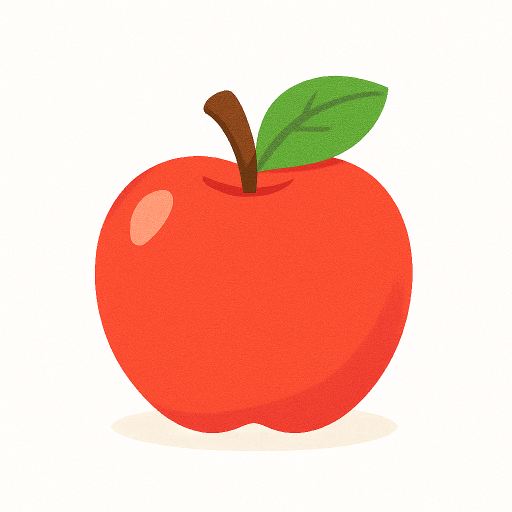
#> input picture assets/images_master/apple.png, 1024 x 1024 px (shown at 1/2 size); its folder holds 4 pictures in this run
$ python resize_images.py
#> lines starting #> are read from the running program, lines starting #| are printed output that depends on the picture
from pathlib import Path
from PIL import Image

# 📁 Directories
master_dir = Path("assets/images_master")
web_dir = Path("public/images/")

# Create output folders if they don’t exist
web_dir.mkdir(parents=True, exist_ok=True)

# 📐 Target size
TARGET_SIZE = (400, 400)

def resize_and_save(input_path, output_path):
    try:
        with Image.open(input_path) as img:
#> img is the input picture: PIL image 1024x1024 RGB; mean R, G, B 246.7, 199.1, 185.8
            img.thumbnail(TARGET_SIZE, Image.LANCZOS)  # preserve aspect ratiopip
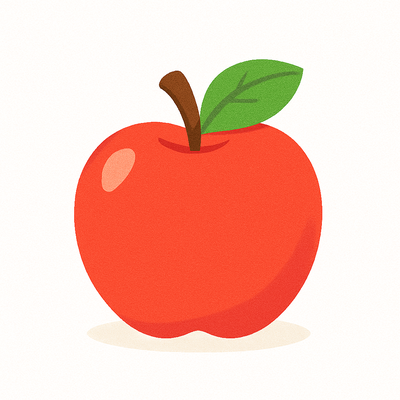
#> img: PIL image 400x400 RGB; mean R, G, B 246.7, 199, 185.7
            img.save(output_path, format="PNG", optimize=True)
        print(f"✅ Resized & saved: {output_path}")
    except Exception as e:
        print(f"❌ Error processing {input_path}: {e}")

def process_folder(input_dir, output_dir):
    for file in input_dir.glob("*.png"):
        output_path = output_dir / file.name
        resize_and_save(file, output_path)
#> pass 2 of the loop in process_folder, `for file in input_dir.glob("*.png"):`:
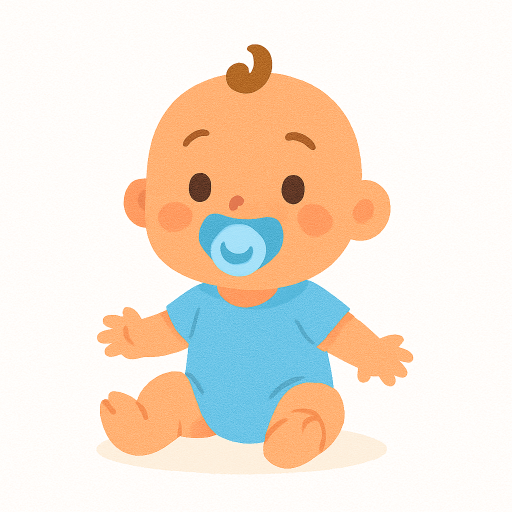
#> input picture assets/images_master/baby.png, 1024 x 1024 px (shown at 1/2 size)
#> in resize_and_save, img is the input picture: PIL image 1024x1024 RGB; mean R, G, B 241.1, 229.3, 216.6
#> in resize_and_save (call 2), `img.thumbnail(TARGET_SIZE, Image.LANCZOS)`:
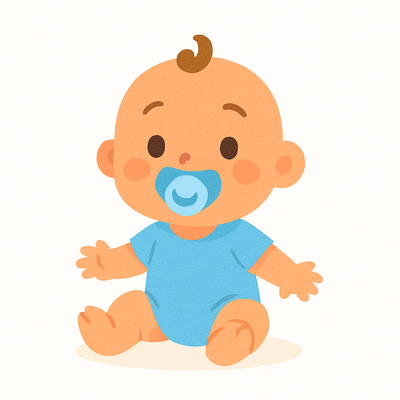
#> img: PIL image 400x400 RGB; mean R, G, B 241.1, 229.2, 216.5
#> pass 3 of the loop in process_folder, `for file in input_dir.glob("*.png"):`:
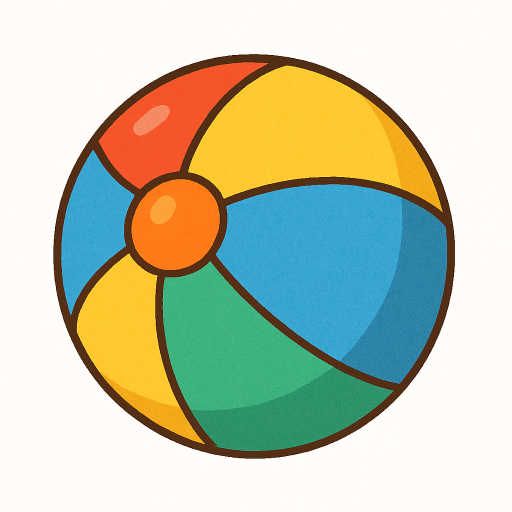
#> input picture assets/images_master/ball.png, 1024 x 1024 px (shown at 1/2 size)
#> in resize_and_save, img is the input picture: PIL image 1024x1024 RGB; mean R, G, B 193.7, 200, 176.7
#> in resize_and_save (call 3), `img.thumbnail(TARGET_SIZE, Image.LANCZOS)`:
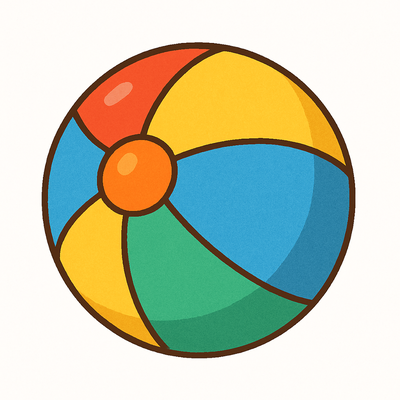
#> img: PIL image 400x400 RGB; mean R, G, B 193.7, 199.9, 176.7
#> the loop made 4 passes; the first 3 are shown

def main():
    print("✨ Starting image resizing…\n")
    print(f"Target size: {TARGET_SIZE[0]}×{TARGET_SIZE[1]}")

    print("\n📂 Images:")
    process_folder(master_dir, web_dir)

    print("\n🎉 All images resized & saved!")

if __name__ == "__main__":
    main()
